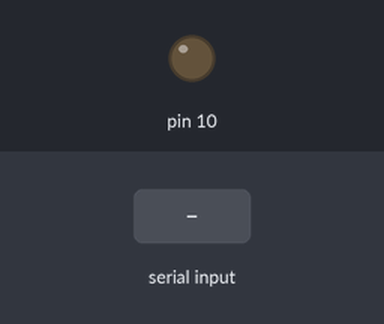
The sketch below on a simulated Arduino Uno, built with avr-gcc and run on an emulated ATmega328P. Shown: output pins drawn as LEDs (lit = HIGH). The inputs (shaded band) are chosen by the test bench.

Above: at 1.2 s.
1.3 s: "1\n" received over Serial
At 2.1 s:
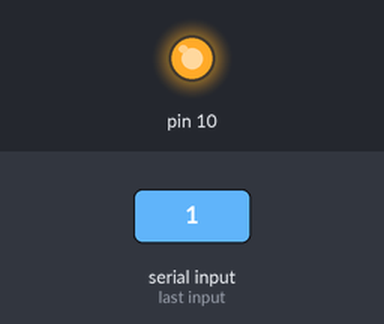
Timing chart, 0 to 4.3 s (numbered marks = the images above; inputs shaded):
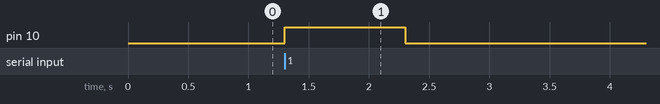

Measured:
- after the input at 1.3 s, pin 10: LOW → HIGH at once, → LOW 1.0 s later

The sketch:

sketch_may03e.ino
```cpp
void setup() {
  Serial.begin(9600);
  pinMode(10,OUTPUT);
}

void loop() {
  if(Serial.available()) {
    long value1 = Serial.parseInt();

    if( value1 == 1) {
      digitalWrite(10, HIGH);
    }

    if( value1 == 0) {
      digitalWrite(10, LOW);
    }
  }

}
```
